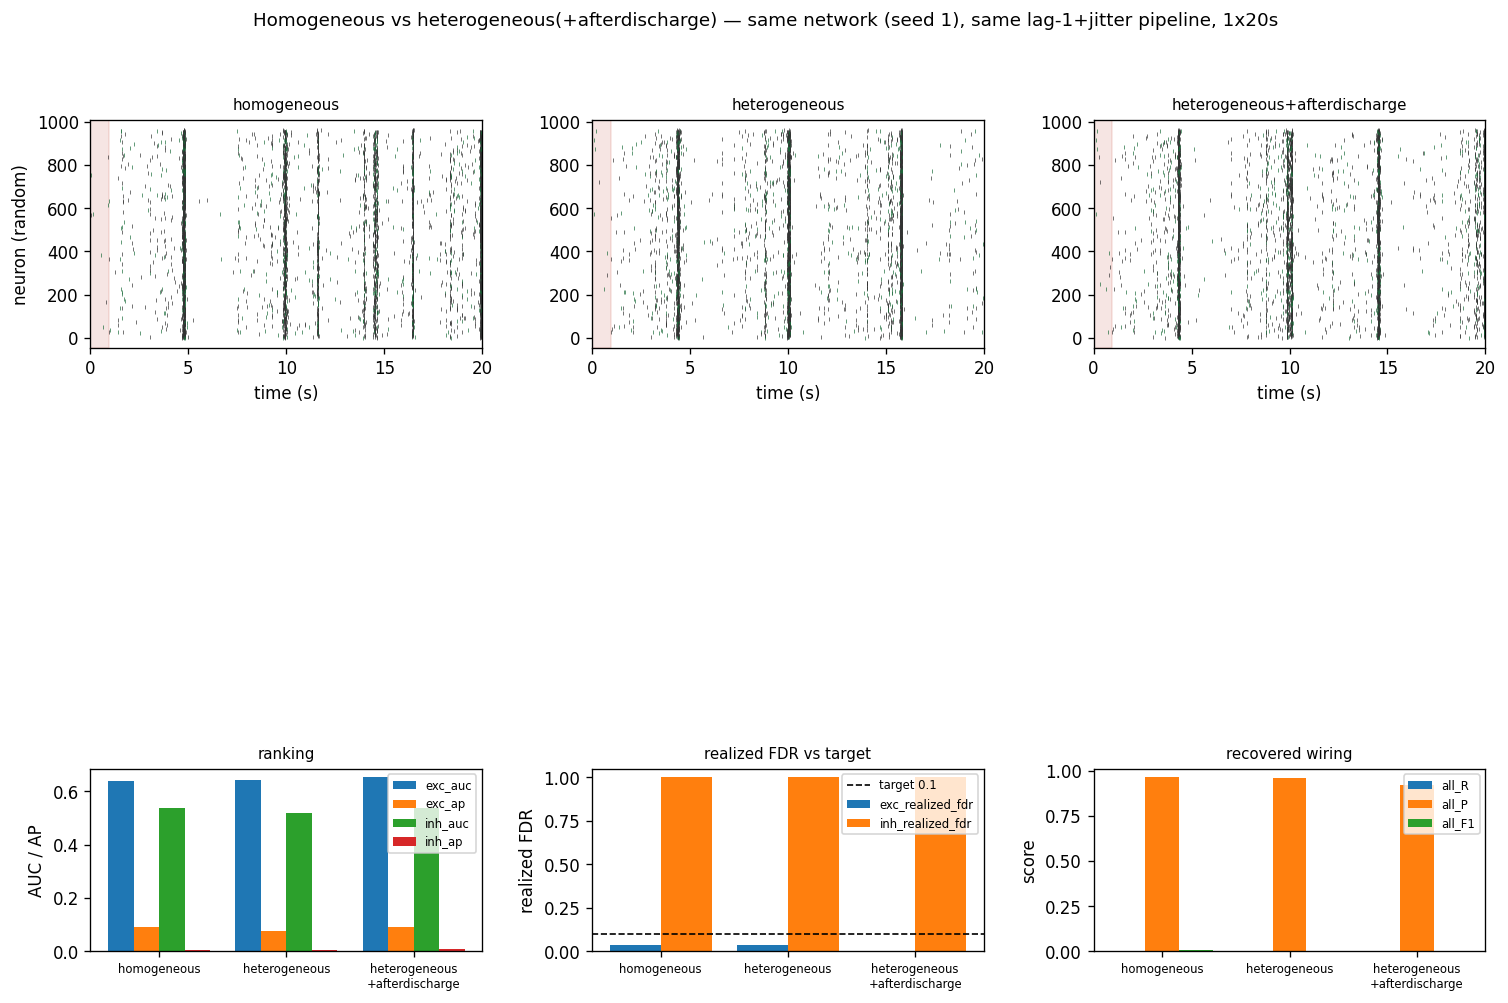

Source code (Python):
"""A/B(/C) test: does bioplausible heterogeneity + [K+]o afterdischarge change
connectivity-inference difficulty?

ONE network (fixed topology = fixed ground truth), simulated three ways in the
SAME pharmacological state, then run through the SAME lag-1 GLM + spike-jitter
FDR pipeline. The only thing that differs between conditions is the intrinsic
dynamics, so any change in AUC/AP/FDR is attributable to the dynamics, not the
wiring.

  A  homogeneous              (current model: identical intrinsic params)
  B  heterogeneous            (per-cell sAHP increments, mean-preserving spread)
  C  heterogeneous + afterdischarge   (B, plus slower [K+]o clearance -> tail)

Reports, per condition:
  - dynamics:  mean rate, population Fano (burstiness), #network bursts, %spikes-in-burst
  - ranking:   exc/inh AUC and AP (whole-map)
  - operating point (LABEL-FREE): recovered-wiring TP/FP/FN/precision/recall/F1
  - REALIZED FDR at the target  <- the key check: does the jitter null still calibrate
                                    once the tail spikes are present?

Run from the repo root (NEURON + compiled mechanisms required):
    cd neuron_simulation && nrnivmodl mechanisms       # once
    python heterogeneity_vs_inference.py
"""
from __future__ import annotations
import os, sys, csv
import numpy as np
import matplotlib
matplotlib.use("Agg")
import matplotlib.pyplot as plt

# repo import (NEURON-backed); adjust if you run from elsewhere
sys.path.insert(0, os.path.dirname(os.path.abspath(__file__)))
from neuron_simulation import topology, states, build_network, run_simulation  # noqa: E402

# ----------------------------------------------------------------------------- #
# knobs
# ----------------------------------------------------------------------------- #
CONFIG = {
    # --- synced from the notebook's CONFIG['topology'] (single-knob, seed 1).
    #     weight_params omitted: the notebook's wp == NeuronWeightParameters()
    #     defaults, which build_topology_lognormal builds when weight_params=None.
    "topology": dict(num_clusters=40, neurons_per_cluster_range=(4, 40),
        inhibitory_probability=0.2, cluster_radius=1.0, space_size=15.0, seed=1,
        decay_sigma=3.0, max_connection_distance=6.0, cell_type_specific=True,
        p_ee_within=0.2, p_ee_between=0.06, p_ei_within=0.30, p_ei_between=0.01,
        p_ie_within=0.40, p_ii_within=0.50,
        within_cluster_prob=0.25, between_cluster_prob=0.06,
        ln_sigma=0.5, target_density=None),
    "build": dict(synapse_model="ampa_nmda", exc_tau=5.0, tau_nmda=350.0,
        nmda_ratio=3.0, exc_weight_scale=2.0, inh_weight_scale=2.5,   # exc_weight_scale synced from notebook (was 3.0)
        depression_d=0.2, tau_d=500.0, noise_rate=5.0, noise_weight=0.004,   # noise_rate synced from notebook (was 18.0)
        adapt=True, sahp_ainc_fast=0.005, sahp_tau_fast=300.0,        # sahp_ainc_fast NOT synced (study knob; heterogeneity jitters it)
        sahp_ainc_slow=0.009, sahp_tau_slow=6500.0, delay_per_distance=2.0),   # sahp_ainc_slow NOT synced (set per-state via STATE_SAHP_SLOW); tau_k NOT synced (afterdischarge knob)
    "sim": dict(dt=0.05, discard_transient_ms=1000.0),
}
STATE_SAHP_SLOW = 0.009          # 0.009 normal (matches your rasters) / 0.003 seizure
N_RECORDINGS   = 1               # (was 3) one recording per condition
DURATION_MS    = 20000.0         # (was 60000.0) 20 s per recording
BIN_MS         = 5.0
TARGET_FDR     = 0.10
JITTER_MS      = 25.0
N_SURROGATES   = 8
HETERO_SIGMA   = 0.30            # lognormal spread on sAHP increments (CV ~0.30; in 0.2-0.5)
TAU_K_AFTER_MS = 1000.0          # afterdischarge clearance (200ms default -> ~1s, still physiological)
HETERO_SEED    = 7               # fixed: heterogeneity is a property of the NETWORK, not the recording
NOISE_SEED0    = 1000
CONDITIONS = ["homogeneous", "heterogeneous", "heterogeneous+afterdischarge"]

# ----------------------------------------------------------------------------- #
# embedded inference (lag-1 GLM + jitter-null FDR; no torch)
# ----------------------------------------------------------------------------- #
def build_spike_matrix(spike_lists, n, bin_ms):
    T = int(DURATION_MS / bin_ms)
    M = np.zeros((n, T), np.float32)
    for i in range(n):
        t = np.atleast_1d(np.asarray(spike_lists[i], float))
        if len(t):
            M[i, np.clip((t / bin_ms).astype(int), 0, T - 1)] = 1.0
    return M

def _lag1(M, bnd, max_lag=4, l2=2.0):
    n = M.shape[0]
    F = np.zeros((max_lag * n, M.shape[1]), np.float32)
    for k in range(max_lag):
        lag = k + 1; sh = F[k * n:(k + 1) * n]
        sh[:, lag:] = M[:, :-lag]
        for b in bnd[1:-1]: sh[:, b:b + lag] = 0.0
    B = np.linalg.solve(F @ F.T + l2 * np.eye(F.shape[0]), F @ M.T.astype(np.float32))
    W = B.reshape(max_lag, n, n)[0].copy(); np.fill_diagonal(W, 0.0); return W

def _jitter(M, bnd, jbins, rng):
    out = np.zeros_like(M)
    for a, b in zip(bnd[:-1], bnd[1:]):
        L = b - a
        for i in range(M.shape[0]):
            idx = np.flatnonzero(M[i, a:b])
            if len(idx):
                out[i, a + np.clip(idx + rng.integers(-jbins, jbins + 1, len(idx)), 0, L - 1)] = 1.0
    return out

def _fdr_threshold(obs, null, target):
    cand = np.unique(obs); os_ = np.sort(obs); nz = np.sort(null.ravel())
    no = len(os_) - np.searchsorted(os_, cand, "left")
    nn = (len(nz) - np.searchsorted(nz, cand, "left")) / null.shape[0]
    fdr = np.where(no > 0, nn / np.maximum(no, 1), np.inf)
    ok = np.where(fdr <= target)[0]
    return float(cand[ok[0]]) if len(ok) else np.inf

def jitter_threshold(M, bnd, W, cand, sign, target, jbins, nsurr, seed=1):
    rng = np.random.default_rng(seed)
    obs = (sign * W)[cand]
    null = np.stack([(sign * _lag1(_jitter(M, bnd, jbins, rng), bnd))[cand] for _ in range(nsurr)])
    thr = _fdr_threshold(obs, null, target)
    pred = (sign * W >= thr) & cand if np.isfinite(thr) else np.zeros_like(cand)
    return thr, pred

# ----------------------------------------------------------------------------- #
# network-spike detector (cluster-based, your verified definition) + dynamics
# ----------------------------------------------------------------------------- #
def detect_network_spikes(spike_lists, clusters, max_isi_ms=100., cluster_frac=0.35, min_spikes=50):
    ncl = int(clusters.max()) + 1
    T, C = [], []
    for i, st in enumerate(spike_lists):
        t = np.atleast_1d(np.asarray(st, float)); T.append(t); C.append(np.full(len(t), clusters[i]))
    T = np.concatenate(T); C = np.concatenate(C)
    if len(T) == 0: return []
    o = np.argsort(T, kind="mergesort"); T, C = T[o], C[o]
    br = np.flatnonzero(np.diff(T) >= max_isi_ms)
    starts, ends = np.r_[0, br + 1], np.r_[br, len(T) - 1]; need = cluster_frac * ncl
    ev = []
    for s, e in zip(starts, ends):
        nsp = e - s + 1; nc = len(np.unique(C[s:e + 1]))
        if nsp > min_spikes and nc > need: ev.append((float(T[s]), float(T[e]), int(nsp)))
    return ev

def dynamics_metrics(spike_lists, clusters, n):
    total = sum(len(np.atleast_1d(x)) for x in spike_lists)
    rate = total / n / (DURATION_MS / 1000.0)
    M = build_spike_matrix(spike_lists, n, BIN_MS); pop = M.sum(0)
    fano = pop.var() / pop.mean() if pop.mean() > 0 else 0.0
    ev = detect_network_spikes(spike_lists, clusters)
    allt = np.concatenate([np.atleast_1d(x) for x in spike_lists if len(np.atleast_1d(x))]) if total else np.array([])
    inb = 0
    for (t0, t1, _) in ev: inb += int(((allt >= t0) & (allt <= t1)).sum())
    return dict(rate=rate, fano=fano, n_bursts=len(ev),
                burst_per_min=len(ev) / (DURATION_MS / 60000.0),
                frac_in_burst=(inb / total if total else 0.0))

# ----------------------------------------------------------------------------- #
# ground truth from the topology
# ----------------------------------------------------------------------------- #
def ground_truth(topo):
    n = topo["n_neurons"]; inh = topo["neuron_is_inhibitory"].astype(bool)
    Ae = np.zeros((n, n), bool); Ai = np.zeros((n, n), bool)
    for r in topo["connections"]:
        pre, post = int(r[0]), int(r[1])
        (Ai if (str(r[3]) == "inh" or inh[pre]) else Ae)[pre, post] = True
    return Ae, Ai, inh

# ----------------------------------------------------------------------------- #
# build + (optional) inject heterogeneity + run
# ----------------------------------------------------------------------------- #
def inject_heterogeneity(network, sigma, seed):
    """Mean-preserving per-cell spread on sAHP increments (CV ~ sigma)."""
    rng = np.random.default_rng(seed)
    mu = -0.5 * sigma ** 2  # so E[lognormal(mu,sigma)] = 1
    for cell in network.cells:
        if getattr(cell, "sahp", None) is not None:
            cell.sahp.ainc_fast = float(cell.sahp.ainc_fast * rng.lognormal(mu, sigma))
            cell.sahp.ainc_slow = float(cell.sahp.ainc_slow * rng.lognormal(mu, sigma))

def set_tau_k(network, tau_k_ms):
    for cell in network.cells:
        try:
            cell.soma(0.5).kdyn.tau_k = float(tau_k_ms)
        except AttributeError:
            pass

def simulate(topo, condition, noise_seed):
    bk = dict(CONFIG["build"]); bk["sahp_ainc_slow"] = STATE_SAHP_SLOW; bk["noise_seed"] = noise_seed
    for k in ("gbar_kA_exc", "gbar_kA_inh", "tau_k"):        # inherit normal_state defaults
        v = states.normal_state().get(k)
        if v is not None: bk[k] = v
    net = build_network(topo, **bk)
    if condition in ("heterogeneous", "heterogeneous+afterdischarge"):
        inject_heterogeneity(net, HETERO_SIGMA, HETERO_SEED)
    if condition == "heterogeneous+afterdischarge":
        set_tau_k(net, TAU_K_AFTER_MS)
    spikes, _, _ = run_simulation(net, duration=DURATION_MS, record_ko=False, **CONFIG["sim"])
    return spikes

# ----------------------------------------------------------------------------- #
# run
# ----------------------------------------------------------------------------- #
def run():
    topo = topology.build_topology_lognormal(**CONFIG["topology"])
    n = topo["n_neurons"]; clusters = topo["cluster_assignments"]
    Ae, Ai, inh = ground_truth(topo)
    off = ~np.eye(n, dtype=bool); allE, allI, allEdge = Ae & off, Ai & off, (Ae | Ai) & off
    from sklearn.metrics import roc_auc_score, average_precision_score

    results = {}; first_rec_spikes = {}
    for cond in CONDITIONS:
        print(f"\n=== {cond} ===")
        mats = []; dyn_accum = []
        for r in range(N_RECORDINGS):
            sp = simulate(topo, cond, NOISE_SEED0 + r)
            if r == 0: first_rec_spikes[cond] = sp
            mats.append(build_spike_matrix(sp, n, BIN_MS))
            dyn_accum.append(dynamics_metrics(sp, clusters, n))
        M = np.concatenate(mats, 1)
        bnd = [0]
        for m in mats: bnd.append(bnd[-1] + m.shape[1])
        dyn = {k: float(np.mean([d[k] for d in dyn_accum])) for k in dyn_accum[0]}

        W = _lag1(M, bnd)
        inferred = W.sum(1) < 0
        preI = np.zeros((n, n), bool); preI[np.where(inferred)[0], :] = True
        jbins = max(1, int(round(JITTER_MS / BIN_MS)))
        te, Pe = jitter_threshold(M, bnd, W, off, +1, TARGET_FDR, jbins, N_SURROGATES)
        ti, Pi = jitter_threshold(M, bnd, W, off & preI, -1, TARGET_FDR, jbins, N_SURROGATES)
        Pall = Pe | Pi

        def conf(pred, truth):
            TP = int((pred & truth).sum()); FP = int((pred & ~truth & off).sum()); FN = int((truth & ~pred).sum())
            P = TP / (TP + FP) if TP + FP else 0.0; R = TP / (TP + FN) if TP + FN else 0.0
            return TP, FP, FN, P, R, (2 * P * R / (P + R) if P + R else 0.0)
        ce, ci, ca = conf(Pe, allE), conf(Pi, allI), conf(Pall, allEdge)

        results[cond] = dict(
            **dyn,
            exc_auc=roc_auc_score(Ae[off], W[off]), exc_ap=average_precision_score(Ae[off], W[off]),
            inh_auc=roc_auc_score(Ai[off], -W[off]), inh_ap=average_precision_score(Ai[off], -W[off]),
            type_auc=roc_auc_score(inh, -W.sum(1)),
            exc_realized_fdr=1 - ce[3], inh_realized_fdr=1 - ci[3],
            all_TP=ca[0], all_FP=ca[1], all_FN=ca[2], all_P=ca[3], all_R=ca[4], all_F1=ca[5],
            n_true=int(allEdge.sum()),
        )
        d = results[cond]
        print(f"  dynamics: rate {d['rate']:.2f}Hz  Fano {d['fano']:.1f}  bursts {d['burst_per_min']:.1f}/min  "
              f"{d['frac_in_burst']*100:.0f}% in-burst")
        print(f"  ranking:  exc AUC {d['exc_auc']:.3f} AP {d['exc_ap']:.3f} | inh AUC {d['inh_auc']:.3f} AP {d['inh_ap']:.3f}")
        print(f"  wiring @FDR{TARGET_FDR}: TP {d['all_TP']}/{d['n_true']} FP {d['all_FP']} FN {d['all_FN']} "
              f"(P {d['all_P']:.2f} R {d['all_R']:.2f} F1 {d['all_F1']:.2f}) | realized FDR exc {d['exc_realized_fdr']:.2f} inh {d['inh_realized_fdr']:.2f}")

    # ---- comparison table (printed + csv) ----
    cols = ["rate", "fano", "burst_per_min", "frac_in_burst", "exc_auc", "exc_ap",
            "inh_auc", "inh_ap", "type_auc", "all_TP", "all_FP", "all_FN", "all_F1",
            "exc_realized_fdr", "inh_realized_fdr"]
    print("\n================ SUMMARY (target FDR = %.2f) ================" % TARGET_FDR)
    print("metric".ljust(18) + "".join(c[:15].rjust(16) for c in CONDITIONS))
    for k in cols:
        print(k.ljust(18) + "".join(f"{results[c][k]:16.3f}" for c in CONDITIONS))
    with open("heterogeneity_vs_inference.csv", "w", newline="") as f:
        w = csv.writer(f); w.writerow(["metric"] + CONDITIONS)
        for k in cols: w.writerow([k] + [results[c][k] for c in CONDITIONS])

    # ---- figure: rasters (random order, bursts shaded) + metric bars ----
    fig = plt.figure(figsize=(15, 9))
    gs = fig.add_gridspec(3, 3, height_ratios=[2, 2, 1.6], hspace=0.45, wspace=0.28)
    rng = np.random.default_rng(0); perm = rng.permutation(n)
    for j, cond in enumerate(CONDITIONS):
        ax = fig.add_subplot(gs[0 if j < 2 else 1, j % 3] if False else gs[0, j])
        sp = first_rec_spikes[cond]
        for i in range(n):
            t = np.atleast_1d(sp[i]) / 1000.0; m = t <= 20
            if m.any(): ax.plot(t[m], np.full(m.sum(), int(np.flatnonzero(perm == i)[0])),
                                "|", ms=2, mew=0.5, color=("#1b6b3a" if inh[i] else "#333"), alpha=0.8)
        for (t0, t1, _) in detect_network_spikes(sp, clusters):
            if t0 / 1000 < 20: ax.axvspan(t0 / 1000, t1 / 1000, color="#c0392b", alpha=0.13)
        ax.set_title(cond, fontsize=9); ax.set_xlim(0, 20); ax.set_ylabel("neuron (random)" if j == 0 else "")
        ax.set_xlabel("time (s)")
    x = np.arange(len(CONDITIONS)); w = 0.8
    def barpanel(ax, keys, title, ylabel, hlines=None):
        nk = len(keys); ww = w / nk
        for ki, k in enumerate(keys):
            ax.bar(x + (ki - (nk - 1) / 2) * ww, [results[c][k] for c in CONDITIONS], ww, label=k)
        if hlines:
            for hv, hl in hlines: ax.axhline(hv, ls="--", color="k", lw=1, label=hl)
        ax.set_xticks(x); ax.set_xticklabels([c.replace("+", "\n+") for c in CONDITIONS], fontsize=7)
        ax.set_title(title, fontsize=9); ax.set_ylabel(ylabel); ax.legend(fontsize=7)
    barpanel(fig.add_subplot(gs[2, 0]), ["exc_auc", "exc_ap", "inh_auc", "inh_ap"], "ranking", "AUC / AP")
    barpanel(fig.add_subplot(gs[2, 1]), ["exc_realized_fdr", "inh_realized_fdr"], "realized FDR vs target",
             "realized FDR", hlines=[(TARGET_FDR, f"target {TARGET_FDR}")])
    barpanel(fig.add_subplot(gs[2, 2]), ["all_R", "all_P", "all_F1"], "recovered wiring", "score")
    fig.suptitle(f"Homogeneous vs heterogeneous(+afterdischarge) — same network (seed {CONFIG['topology']['seed']}), "
                 f"same lag-1+jitter pipeline, {N_RECORDINGS}x{DURATION_MS/1000:.0f}s", fontsize=11)
    fig.savefig("heterogeneity_vs_inference.png", dpi=120, bbox_inches="tight")
    print("\nsaved heterogeneity_vs_inference.png / .csv")

if __name__ == "__main__":
    run()
